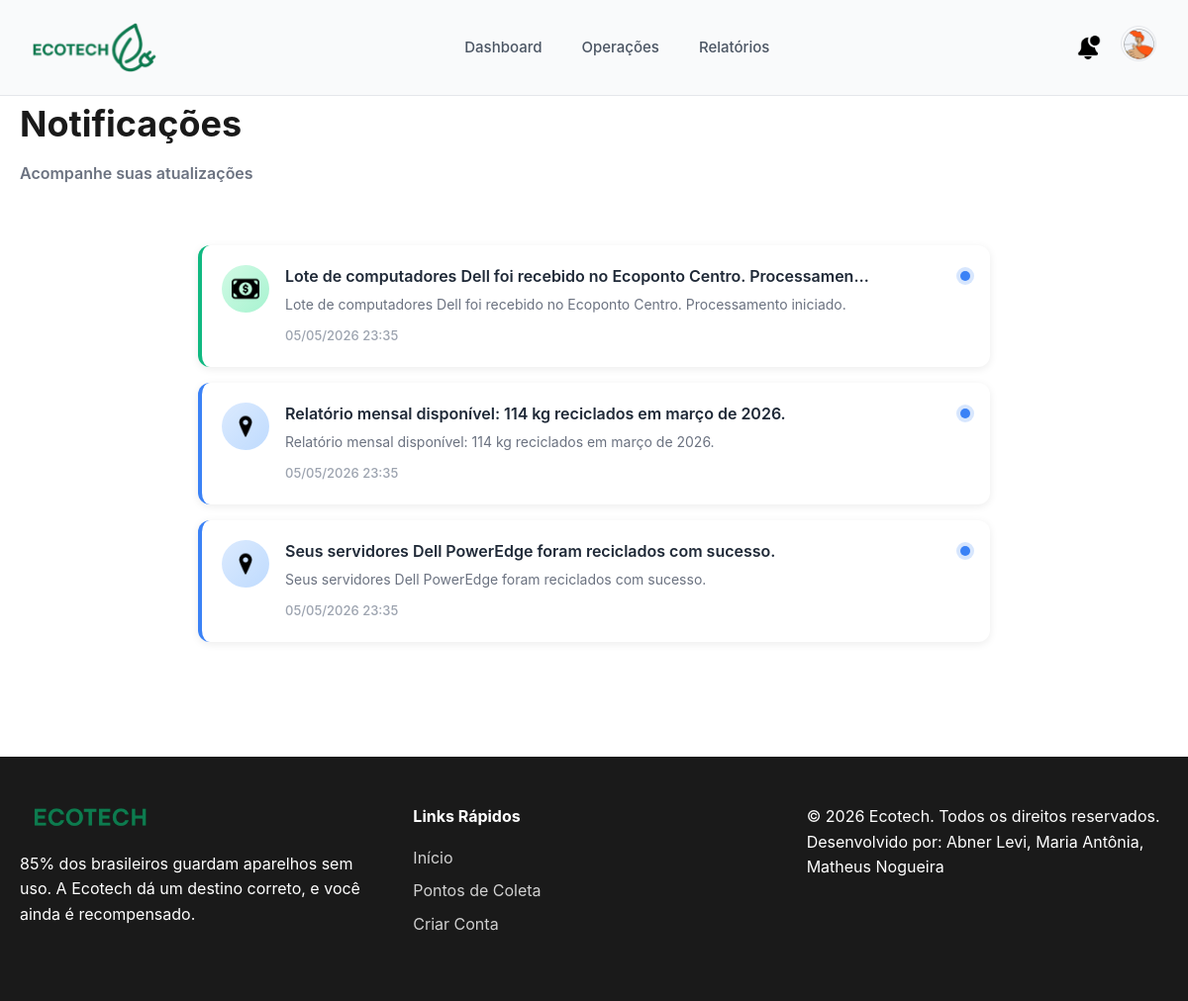
The app's page /notificacoes (signed in) with its own data.
### tables this page shows
CREATE TABLE notificacao (
            id INTEGER PRIMARY KEY AUTOINCREMENT,
            id_usuario TEXT,
            timestamp TEXT,
            mensagem TEXT,
            FOREIGN KEY(id_usuario) REFERENCES usuario(id)   
        );

### ecotech/infrastructure/web.py (the view)
    @app.route('/notificacoes')
    def notificacoes():
        if not usuario_logado():
            return redirect(url_for('login'))
        usuario = dados_usuario()
        notificacoes_db = dados.buscar_notificacoes_usuario(usuario['id'])
        def _tipo_notificacao(msg: str):
            m = msg.lower()
            if any(p in m for p in ['r$', 'receb', 'saque', 'crédito', 'incentivo']):
                return 'success', 'dinheiro'
            if any(p in m for p in ['coleta', 'ponto', 'solicitac']):
                return 'primary', 'coleta'
            if any(p in m for p in ['promo', 'bônus', 'bonus']):
                return 'warning', 'oferta'
            return 'info', 'mapa'
        notificacoes = []
        for n in notificacoes_db:
            tipo, icone = _tipo_notificacao(n['mensagem'])
            notificacoes.append({
                'titulo': n['mensagem'][:70] + ('…' if len(n['mensagem']) > 70 else ''),
                'mensagem': n['mensagem'],
                'data': datetime.strptime(n['timestamp'], '%d/%m/%Y %H:%M:%S'),
                'lida': False,
                'tipo': tipo,
                'icone': icone,
            })
        return render_template(
            'notificacoes.html',
            usuario=usuario,
            notificacoes=notificacoes
        )

### ecotech/infrastructure/persistence/dados.py (called while the page is built)
    def buscar_notificacoes_usuario(self, id_usuario):
        c = self.conn.cursor()
        c.execute("""
            SELECT * FROM notificacao
            WHERE id_usuario = ?
            ORDER BY timestamp DESC
        """, (id_usuario,))
        return c.fetchall()

### ecotech/infrastructure/templates/notificacoes.html (shortened to what this page needs)
{% extends "base.html" %}
{% block content %}
<div class="container">
    <div class="page-header">
        <h1>Notificações</h1>
        <p class="subtitle">Acompanhe suas atualizações</p>
    </div>
    <div class="notifications-container">
{% for n in notificacoes %}
<div class="notification-card notification-{{ n.tipo }}">
    <div class="notification-badge {{ n.tipo }}">
        <img src="{{ url_for('static', filename='images/notif-' + n.icone + '.png') }}" alt="">
    </div>
    <div class="notification-body">
        <div class="notification-header">
            <h3>{{ n.titulo }}</h3>
            <span class="notification-dot {{ 'unread' if not n.lida }}"></span>
        </div>
        <p class="notification-message">{{ n.mensagem }}</p>
        <span class="notification-timestamp">{{ n.data.strftime('%d/%m/%Y %H:%M') }}</span>
    </div>
</div>
{% else %}
<div class="empty-state">
    <p>Nenhuma notificação no momento.</p>
</div>
{% endfor %}
    </div>
</div>
{% endblock %}

### ecotech/infrastructure/static/css/style.css (style rules this page uses)
* { margin: 0; padding: 0; box-sizing: border-box; }
:root { --primary-color: #2D7559; --primary-light: #52A382; --primary-dark: #1F5242; --secondary-color: #E8F5F0; --accent-color: #3B9D74; --text-dark: #1a1a1a; --text-light: #6B7280; --background: #FFFFFF; --background-alt: #F9FAFB; --border-color: #E5E7EB; --error-color: #EF4444; --success-color: #10B981; --warning-color: #F59E0B; --shadow-sm: 0 1px 2px 0 rgba(0, 0, 0, 0.05); --shadow-md: 0 4px 6px -1px rgba(0, 0, 0, 0.1); --shadow-lg: 0 10px 15px -3px rgba(0, 0, 0, 0.1); --radius-sm: 6px; --radius-md: 12px; --radius-lg: 20px; }
body { font-family: -apple-system, BlinkMacSystemFont, 'Segoe UI', Roboto, 'Helvetica Neue', Arial, sans-serif; color: var(--text-dark); background-color: var(--background); line-height: 1.6; }
.container { max-width: 1400px; margin: 0 auto; padding: 0 20px; }
.subtitle { font-size: 24px; color: var(--primary-color); font-weight: 600; margin-bottom: 16px; }
.page-header { margin-bottom: 32px; }
.page-header .subtitle { font-size: 16px; color: var(--text-light); }
.page-header { margin-bottom: 40px; }
.page-header h1 { font-size: 36px; color: var(--text-dark); margin-bottom: 8px; }
.page-header p { color: var(--text-light); font-size: 16px; }

### ecotech/infrastructure/templates/notificacoes.html (style rules this page uses)
.notifications-container { max-width: 800px; margin: 0 auto; padding: 20px 0; }
.notification-card { background: white; border-radius: 12px; padding: 20px; margin-bottom: 16px; display: flex; gap: 16px; box-shadow: 0 2px 8px rgba(0, 0, 0, 0.08); transition: all 0.2s ease; border-left: 4px solid transparent; }
.notification-success { border-left-color: #10b981; }
.notification-info { border-left-color: #3b82f6; }
.notification-badge { width: 48px; height: 48px; border-radius: 50%; display: flex; align-items: center; justify-content: center; flex-shrink: 0; }
.notification-badge.success { background: linear-gradient(135deg, #d1fae5 0%, #a7f3d0 100%); }
.notification-badge.info { background: linear-gradient(135deg, #dbeafe 0%, #bfdbfe 100%); }
.notification-badge img { width: 28px; height: 28px; object-fit: contain; }
.notification-body { flex: 1; min-width: 0; }
.notification-header { display: flex; align-items: flex-start; justify-content: space-between; gap: 12px; margin-bottom: 6px; }
.notification-header h3 { font-size: 16px; font-weight: 600; color: #1f2937; margin: 0; line-height: 1.4; }
.notification-dot { width: 10px; height: 10px; border-radius: 50%; flex-shrink: 0; margin-top: 6px; }
.notification-dot.unread { background: #3b82f6; box-shadow: 0 0 0 4px rgba(59, 130, 246, 0.2); }
.notification-message { font-size: 14px; color: #6b7280; margin: 0 0 8px 0; line-height: 1.5; }
.notification-timestamp { font-size: 13px; color: #9ca3af; font-weight: 500; }
.subtitle { color: #6b7280; font-size: 15px; margin-top: 8px; }

### records on screen
notificacao: shows a picture, titulo "Lote de computadores Dell foi recebido no Ecoponto Centro. Processamen…", mensagem "Lote de computadores Dell foi recebido no Ecoponto Centro. Processamento iniciado.", data "05/05/2026 23:35"
notificacao: titulo "Relatório mensal disponível: 114 kg reciclados em março de 2026.", mensagem "Relatório mensal disponível: 114 kg reciclados em março de 2026.", data "05/05/2026 23:35"
notificacao: titulo "Seus servidores Dell PowerEdge foram reciclados com sucesso.", mensagem "Seus servidores Dell PowerEdge foram reciclados com sucesso.", data "05/05/2026 23:35"
